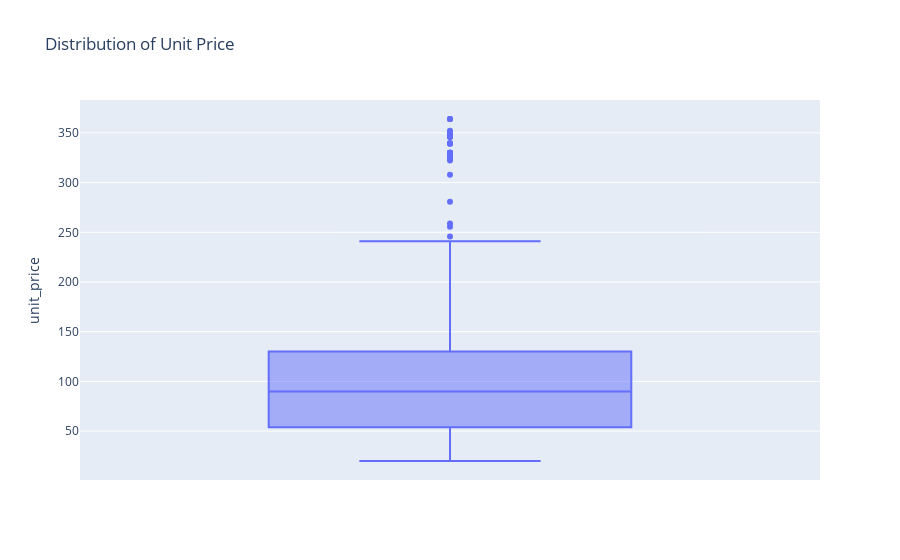

Notebook code for this chart:
### Code cell
# Exploring the distribution of the unit prices
fig = px.box(retail,
             y='unit_price',
             title='Distribution of Unit Price')
fig.show()

### Figure 1 — Plotly figure (JSON) as saved in the notebook; plotly's stock layout.template omitted (floating-point values rounded to 4 significant figures; data arrays with more than 128 entries replaced by an {"elided": "..."} marker saying what was removed)
{"data": [{"alignmentgroup": "True", "hovertemplate": "unit_price=%{y}<extra></extra>", "legendgroup": "", "marker": {"color": "#636efa"}, "name": "", "notched": false, "offsetgroup": "", "orientation": "v", "showlegend": false, "type": "box", "x0": " ", "xaxis": "x", "y": {"elided": "676 float values"}, "y0": " ", "yaxis": "y"}], "layout": {"boxmode": "group", "legend": {"tracegroupgap": 0}, "title": {"text": "Distribution of Unit Price"}, "xaxis": {"anchor": "y", "domain": [0, 1]}, "yaxis": {"anchor": "x", "domain": [0, 1], "title": {"text": "unit_price"}}}}
